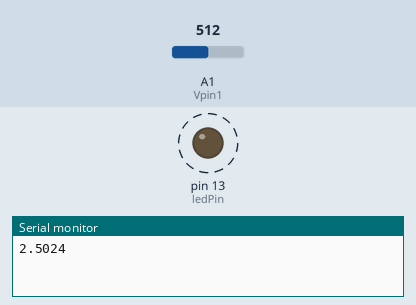
Recording of a sketch running on a simulated Arduino Uno, built with avr-gcc and run on an emulated ATmega328P. Shown: output pins drawn as LEDs (lit = HIGH), the last lines printed to the serial monitor. Dashed ring = blinking. The inputs (shaded band) are chosen by the test bench; at power-on: A1 (Vpin1) = 512.

Above: at 1.8 s.
1.9 s: A1 (Vpin1) set to 306
At 2.2 s:
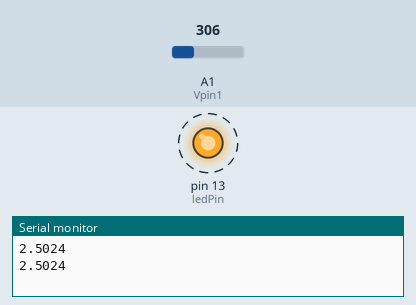
5.4 s: A1 (Vpin1) set to 122
At 5.57 s:
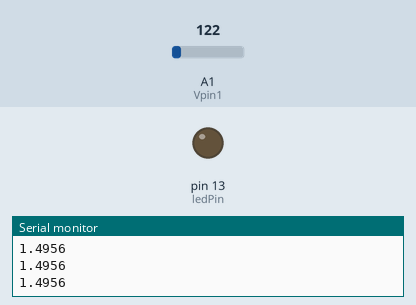
Timing chart, 0 to 14.9 s (numbered marks = the images above; inputs shaded):
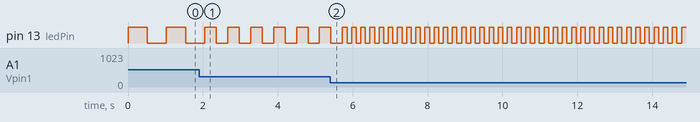

The sketch:

DiodeReadout.ino
```cpp
//Diode Readout


int Vpin1 = A1;
int ledPin = 13;      // select the pin for the LED
float Sensor1Value = 0.0;  // variable to store the value coming from the sensor
float Sensor1Voltage = 0.0;

void setup() {
  // declare the ledPin as an OUTPUT:
  pinMode(ledPin, OUTPUT);
  Serial.begin(9600);           //  setup serial
}

void loop() {
  // read the value from the sensor:
  Sensor1Value = analogRead(Vpin1);
  // turn the ledPin on
  digitalWrite(ledPin, HIGH);
  // stop the program for <sensorValue> milliseconds:
  delay(Sensor1Value);
  // turn the ledPin off:
  digitalWrite(ledPin, LOW);
  // stop the program for for <sensorValue> milliseconds:
  delay(Sensor1Value);
  Sensor1Voltage = Sensor1Value * (5.0000 / 1023);
  Serial.println(Sensor1Voltage , 4);

}
```

Measured:
- after the input at 1.9 s, pin 13 (ledPin): alternates HIGH for 0.31 s and LOW for 0.31 s, starting after 0.46 s
- by itself, pin 13 (ledPin): alternates HIGH for 0.51 s and LOW for 0.51 s
